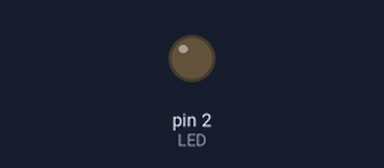
Bench run of a sketch on a simulated Arduino Uno, built for the host (arithmetic inside an expression is 32-bit, double 64-bit). On the bench: output pins drawn as LEDs (lit = HIGH). WiFi joins after 1.5 s; servers stay silent unless stated; what the sketch prints to the serial monitor is not drawn.

Above: at 6.1 s.
Timing chart, 0 to 13.0 s (numbered marks = the images above):
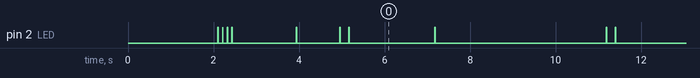

Measured:
- by itself, everything shown: repeats every 6.2 s, in 4 steps

The sketch:

test_ethernet2.ino
```cpp
#include <SPI.h>
#include <Ethernet.h>
//#include <EthernetUdp.h>


#define LED 2

EthernetClient cli;


  byte        host[]={82, 64, 32, 56};
  int         port  = 1786;
/*  byte        host[]={64, 233, 187, 99};                      // server IP
  int         port  = 80;                                     // server port
*/
  byte        mac[] = {0xDE, 0xAD, 0xBE, 0xEF, 0xFE, 0xED};   // W5500 board  mac addr
  byte        localIp[] = {192,168,0,30};                     // W5500 board fixed IP

#define MAXLEN 2000
  char        rxMessage[MAXLEN];
  uint16_t    len;
  int         txStatus,rxStatus;
  uint16_t    cnt=0;

int messToServer(EthernetClient* cli,byte* host,int port,char* data)    // connecte au serveur et transfère la data
{
  int             cxStatus=0;
  uint8_t         repeat=0;

  Serial.print("connecting ");
  for(int i=0;i<4;i++){Serial.print((uint8_t)host[i]);Serial.print(" ");}
  Serial.print(":");Serial.print(port);
  Serial.print("...");

  while(!cxStatus && repeat<4){

    repeat++;

    cxStatus=cli->connect(host,port);
    cxStatus=cli->connected();
    Serial.print(repeat);Serial.print("/");
    Serial.print(cxStatus);
    if(!cxStatus){
        switch(cxStatus){
            case -1:Serial.print(" time out ");break;
            case -2:Serial.print(" invalid server ");break;
            case -3:Serial.print(" truncated ");break;
            case -4:Serial.print(" invalid response ");break;
            default:Serial.print(" unknown reason ");break;
        }
    }
    else {
      Serial.println(" ok");
      cli->print(data);
      cli->print("\r\n HTTP/1.1\r\n Connection:close\r\n\r\n");
      return 1;
    }
    delay(100);
  }
  Serial.println(" failed");return 0;
}

int getHttpData(EthernetClient* cli,char* data,uint16_t* len)
{
  #define TIMEOUT 2000

  int pt=0;
  char inch;
  unsigned long timerTo=millis();

  if(*len==0){return -1;}

  if(cli->connected()!=0){
      while(millis()<(timerTo+TIMEOUT)){
        if(cli->available()>0){
          timerTo=millis();
          inch=cli->read();                          Serial.print(inch);

            if(pt<*len-1){data[pt]=inch;pt++;}
        }
      }
      data[pt]='\0';
      *len=pt;
      return 1;               // data ok
  }
  return -2;                  // not connected
}

void led()     // pour watchdog
{
  digitalWrite(LED,HIGH);delay(10);digitalWrite(LED,LOW);
}

void setup() {

  Serial.begin(115200);delay(2000);
  Serial.println("start (ça peut être long... 1 minute");

  pinMode(LED, OUTPUT);
  for(int i=0;i<4;i++){delay(100);led();}

  unsigned long t_beg=millis();
  if(Ethernet.begin((uint8_t*)mac) == 0){
    led();
    Serial.print("Failed with DHCP... forcing Ip ");
    Ethernet.begin ((uint8_t*)mac, localIp);
    }
  led();
  Serial.print(millis()-t_beg);Serial.print(" ");Serial.println(Ethernet.localIP());
  delay(1000);
}

void loop() {

    cnt++;
    Serial.print(cnt);Serial.print(" ");

    led();

    txStatus=messToServer(&cli,host,port,"GET/");
    Serial.println(txStatus);

    led();

    if(txStatus){
      len=MAXLEN;
      rxStatus=getHttpData(&cli,rxMessage,&len);
      led();
      Serial.print(rxStatus);Serial.print(" len=");Serial.println(len);
    }

    cli.stop();
    delay(4000);

}
```
